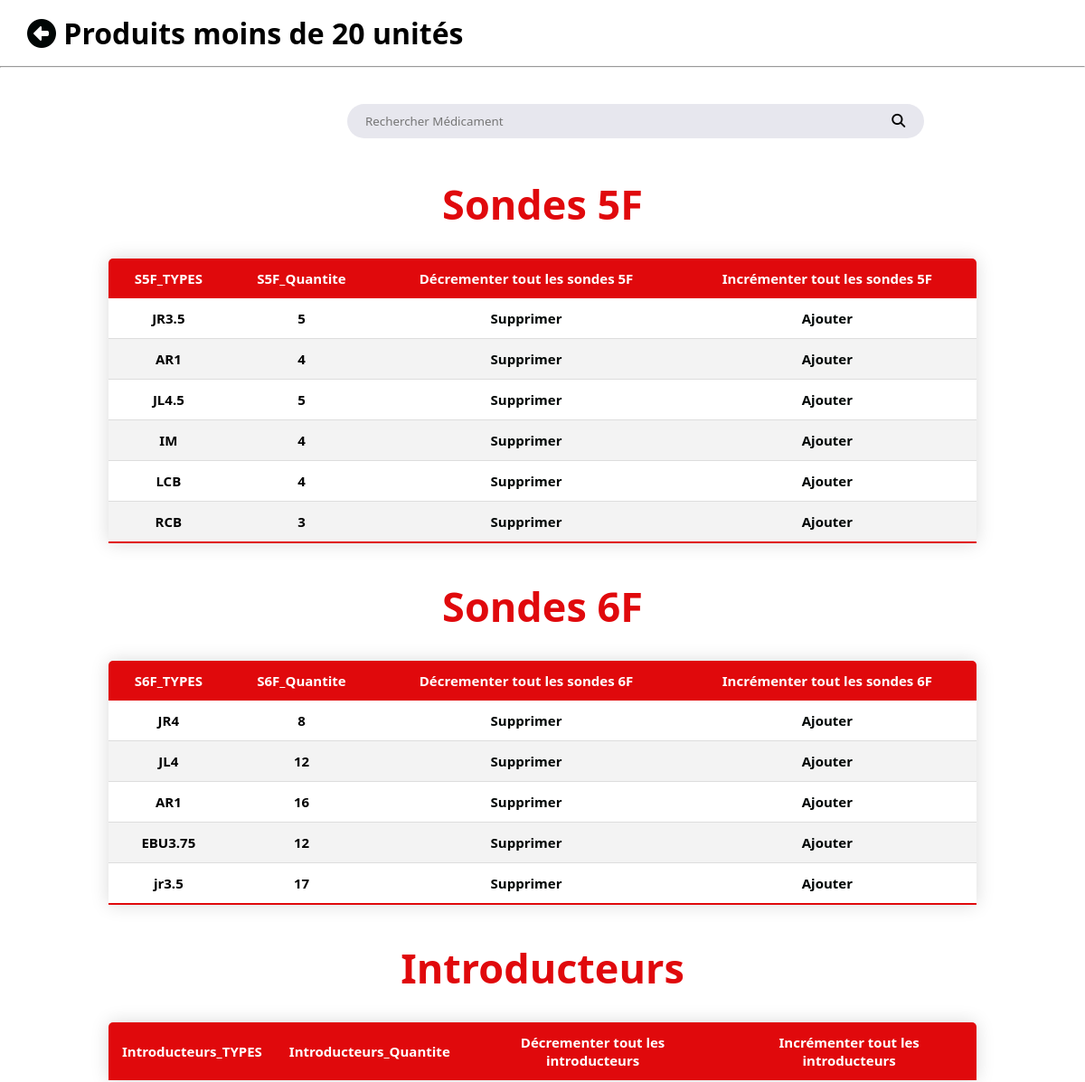
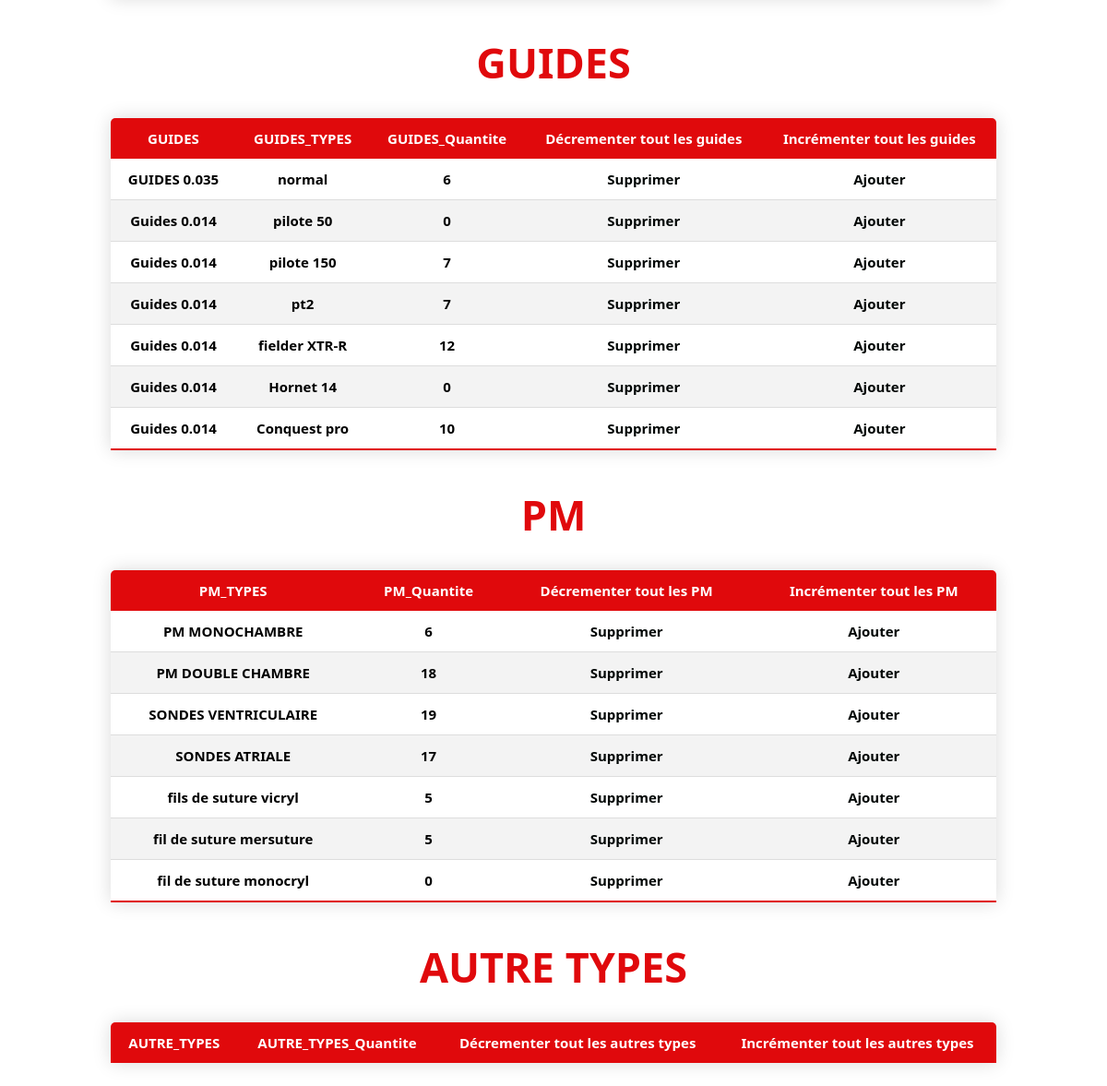
The page /alert.php (signed in) on the database its author committed (2 pictures, top to bottom).
### tables this page shows
CREATE TABLE `sondes_5f` (
  `S5F_TYPES` varchar(5) DEFAULT NULL,
  `S5F_Quantite` int(11) DEFAULT 0,
  `id` int(11) NOT NULL
);

CREATE TABLE `sondes_6f` (
  `S6F_TYPES` varchar(7) DEFAULT NULL,
  `S6F_Quantite` int(11) DEFAULT 0,
  `id` int(11) NOT NULL
);

CREATE TABLE `guides` (
  `GUIDES` varchar(12) DEFAULT NULL,
  `GUIDES_TYPES` varchar(18) DEFAULT NULL,
  `GUIDES_Quantite` int(11) DEFAULT 0,
  `id` int(11) NOT NULL
);

CREATE TABLE `pm` (
  `PM_TYPES` varchar(23) DEFAULT NULL,
  `PM_Quantite` int(11) DEFAULT 0,
  `id` int(11) NOT NULL
);

### alert.php (the view, shortened to what this page needs)
<!DOCTYPE html>
<html lang="en">
<head>
    <link rel="stylesheet" href="./CSS/Style_alert.css">
</head>
<body>
    <h1 class="top-title"> <a href="./aff.php"> <i class='fas fa-arrow-alt-circle-left'></i></a> Produits moins de 20 unités</h1><hr>
    <form method="post" action="rechercheMed-20.php" style="margin:40px 0px 0px 32%; ">
        <input type="text" size="70" name="RechercheMed" id="t" placeholder="Rechercher Médicament " style="padding: 10px 20px ;border:none; border-radius:20px; background-color:#e7e7ee" >
         <button type="submit" id="p" style="border:none;margin-left:-40px; background-color:#e7e7ee;" ><i class="fa fa-search" style="font-size:15px"></i> </button>
    </form>
    <br>
    <h1 class="type" id="t1">Sondes 5F</h1>
    <table class="content-table">
        <thead>
            <tr>
                <th>S5F_TYPES</th>
                <th>S5F_Quantite</th>
                <th> <a href='./sondes_5f/Diminuer_sondes_5f_all.php?id=".$id."'>Décrementer tout les sondes 5F</a> </th>
                <th> <a href='./sondes_5f/Ajouter_sondes_5f_all.php?id=".$id."'>Incrémenter tout les sondes 5F</a> </th>
            </tr>
        </thead>
        <?php
            include('connexion.php');
            $requete_sondes_5f="SELECT * from sondes_5f where S5F_Quantite<20";
            $query_sondes_5f=mysqli_query($con,$requete_sondes_5f);
            while($rows=mysqli_fetch_assoc($query_sondes_5f)){
                    $id=$rows['id'];
                echo "<tr>";
                    echo "<td>".$rows['S5F_TYPES']."</td>";
                    echo "<td>".$rows['S5F_Quantite']."</td>";
                    echo "<td><a href='./sondes_5f/Diminuer_sondes_5f.php?id=".$id."'>Supprimer</a></td>";
                    echo "<td><a href='./sondes_5f/Ajouter_sondes_5f.php?id=".$id."'>Ajouter</a></td>";
                echo "</tr>";
            }
        ?>
    </table>
    <br>
    <br>
    <h1 class="type">Sondes 6F</h1>
    <table class="content-table">
        <thead>
            <tr>
                <th>S6F_TYPES</th>
                <th>S6F_Quantite</th>
                <th> <a href='./sondes_6f/Diminuer_sondes_6f_all.php?id=".$id."'>Décrementer tout les sondes 6F</a> </th>
                <th> <a href='./sondes_6f/Ajouter_sondes_6f_all.php?id=".$id."'>Incrémenter tout les sondes 6F</a> </th>
            </tr>
        </thead>
        <?php
            include('connexion.php');
            $requete_sondes_6f="SELECT * from sondes_6f where S6F_Quantite < 20";
            $query_sondes_6f=mysqli_query($con,$requete_sondes_6f);
            while($rows=mysqli_fetch_assoc($query_sondes_6f)){
                    $id=$rows['S6F_TYPES'];
                echo "<tr>";
                    echo "<td>".$rows['S6F_TYPES']."</td>";
                    echo "<td>".$rows['S6F_Quantite']."</td>";
                    echo "<td><a href='./sondes_6f/Diminuer_sondes_6f.php?id=".$id."'>Supprimer</a></td>";
                    echo "<td><a href='./sondes_6f/Ajouter_sondes_6f.php?id=".$id."'>Ajouter</a></td>";
                echo "</tr>";
            }
        ?>
    </table>
    <br>
    <br>
    <h1 class="type">Introducteurs</h1>
    <table class="content-table">
        <thead>
            <tr>
                <th>Introducteurs_TYPES</th>
                <th>Introducteurs_Quantite</th>
                <th> <a href='./Introducteurs/Diminuer_Introducteurs_all.php?id=".$id."'>Décrementer tout les introducteurs</a> </th>
                <th> <a href='./Introducteurs/Ajouter_Introducteurs_all.php?id=".$id."'>Incrémenter tout les introducteurs</a> </th>
            </tr>
        </thead>
    </table>
    <br>
    <br>
    <h1 class="type">GUIDES</h1>
    <table class="content-table">
        <thead>
            <tr>
                <th>GUIDES</th>
                <th>GUIDES_TYPES</th>
                <th>GUIDES_Quantite</th>
                <th> <a href='./GUIDES/Diminuer_GUIDES_all.php?id=".$id."'>Décrementer tout les guides</a> </th>
                <th> <a href='./GUIDES/Ajouter_GUIDES_all.php?id=".$id."'>Incrémenter tout les guides</a> </th>
            </tr>
        </thead>
        <?php
             include('connexion.php');
            $requete_guides="SELECT * from guides where GUIDES_Quantite<20";
            $query_guides=mysqli_query($con,$requete_guides);
            while($rows=mysqli_fetch_assoc($query_guides)){
                    $id=$rows['GUIDES'];
                echo "<tr>";
                    echo "<td>".$rows['GUIDES']."</td>";
                    echo "<td>".$rows['GUIDES_TYPES']."</td>";
                    echo "<td>".$rows['GUIDES_Quantite']."</td>";
                    echo "<td><a href='./GUIDES/Diminuer_GUIDES.php?id=".$id."'>Supprimer</a></td>";
                    echo "<td><a href='./GUIDES/Ajouter_GUIDES.php?id=".$id."'>Ajouter</a></td>";
                echo "</tr>";
            }
        ?>
    </table>
    <br>
    <br>
    <h1 class="type">PM</h1>
    <table class="content-table">
        <thead>
            <tr>
                <th>PM_TYPES</th>
                <th>PM_Quantite</th>
                <th> <a href='./PM/Diminuer_PM_all.php?id=".$id."'>Décrementer tout les PM</a> </th>
                <th> <a href='./PM/Ajouter_PM_all.php?id=".$id."'>Incrémenter tout les PM</a> </th>
            </tr>
        </thead>
        <?php
             include('connexion.php');
            $requete_pm="SELECT * from pm where PM_Quantite<20";
            $query_pm=mysqli_query($con,$requete_pm);
            while($rows=mysqli_fetch_assoc($query_pm)){
                    $id=$rows['PM_TYPES'];
                echo "<tr>";
                    echo "<td>".$rows['PM_TYPES']."</td>";
                    echo "<td>".$rows['PM_Quantite']."</td>";
                    echo "<td><a href='./PM/Diminuer_PM.php?id=".$id."'>Supprimer</a></td>";
                    echo "<td><a href='./PM/Ajouter_PM.php?id=".$id."'>Ajouter</a></td>";
                echo "</tr>";
            }
        ?>
    </table>
    <br>
    <br>
    <h1 class="type">AUTRE TYPES</h1>
    <table class="content-table">
        <thead>
            <tr>
                <th>AUTRE_TYPES</th>
                <th>AUTRE_TYPES_Quantite</th>
                <th> <a href='./AUTRE_TYPES/Diminuer_AUTRE_TYPES_all.php?id=".$id."'>Décrementer tout les autres types</a> </th>
                <th> <a href='./AUTRE_TYPES/Ajouter_AUTRE_TYPES_all.php?id=".$id."'>Incrémenter tout les autres types</a> </th>
            </tr>
        </thead>
    </table>
</body>
</html>

### CSS/Style_alert.css (style rules this page uses)
* { font-family:system-ui, -apple-system, BlinkMacSystemFont, 'Segoe UI', Roboto, Oxygen, Ubuntu, Cantarell, 'Open Sans', 'Helvetica Neue', sans-serif; margin: 0; padding: 0; }
#t1 { margin-top:20px; }
.type { color: #e0090c; font-size: 45px; text-align: center; margin-top:-30px; margin-bottom:30px; }
a:link { text-decoration: none; color:#010605; }
.content-table { width: 80%; border-collapse: collapse; margin: 25px 10%; font-size: 15px; font-weight: 700; min-width: 400px; border-radius: 5px 5px 0 0; overflow: hidden; box-shadow: 0 0 20px rgba(0, 0, 0, 0.15); }
.content-table thead tr { background-color: #e0090c; color: #ffffff; text-align: center; font-weight: bold; }
.content-table th, .content-table td { padding: 12px 15px; text-align: center; }
.content-table th a { color: #ffffff; text-align:center; }
.content-table tbody tr { border-bottom: 1px solid #dddddd; }
.content-table tbody tr:nth-of-type(even) { background-color: #f3f3f3; }
.content-table tbody tr:last-of-type { border-bottom: 2px solid #e0090c; }
.top-title { padding:15px 30px ; }

### rows shown on the page
sondes_5f: S5F_TYPES "JR3.5", S5F_Quantite "5"
sondes_5f: S5F_TYPES "AR1", S5F_Quantite "4"
sondes_5f: S5F_TYPES "JL4.5", S5F_Quantite "5"
sondes_5f: S5F_TYPES "IM", S5F_Quantite "4"
sondes_5f: S5F_TYPES "LCB", S5F_Quantite "4"
sondes_5f: S5F_TYPES "RCB", S5F_Quantite "3"
sondes_6f: S6F_TYPES "JR4", S6F_Quantite "8"
sondes_6f: S6F_TYPES "JL4", S6F_Quantite "12"
sondes_6f: S6F_TYPES "AR1", S6F_Quantite "16"
sondes_6f: S6F_TYPES "EBU3.75", S6F_Quantite "12"
sondes_6f: S6F_TYPES "jr3.5", S6F_Quantite "17"
guides: GUIDES "GUIDES 0.035", GUIDES_TYPES "normal", GUIDES_Quantite "6"
guides: GUIDES "Guides 0.014", GUIDES_TYPES "pilote 50", GUIDES_Quantite "0"
guides: GUIDES "Guides 0.014", GUIDES_TYPES "pilote 150", GUIDES_Quantite "7"
guides: GUIDES "Guides 0.014", GUIDES_TYPES "pt2", GUIDES_Quantite "7"
guides: GUIDES "Guides 0.014", GUIDES_TYPES "fielder XTR-R", GUIDES_Quantite "12"
guides: GUIDES "Guides 0.014", GUIDES_TYPES "Hornet 14", GUIDES_Quantite "0"
guides: GUIDES "Guides 0.014", GUIDES_TYPES "Conquest pro", GUIDES_Quantite "10"
pm: PM_TYPES "PM MONOCHAMBRE", PM_Quantite "6"
pm: PM_TYPES "PM DOUBLE CHAMBRE", PM_Quantite "18"
pm: PM_TYPES "SONDES VENTRICULAIRE", PM_Quantite "19"
pm: PM_TYPES "SONDES ATRIALE", PM_Quantite "17"
pm: PM_TYPES "fils de suture vicryl", PM_Quantite "5"
pm: PM_TYPES "fil de suture mersuture", PM_Quantite "5"
pm: PM_TYPES "fil de suture monocryl", PM_Quantite "0"
